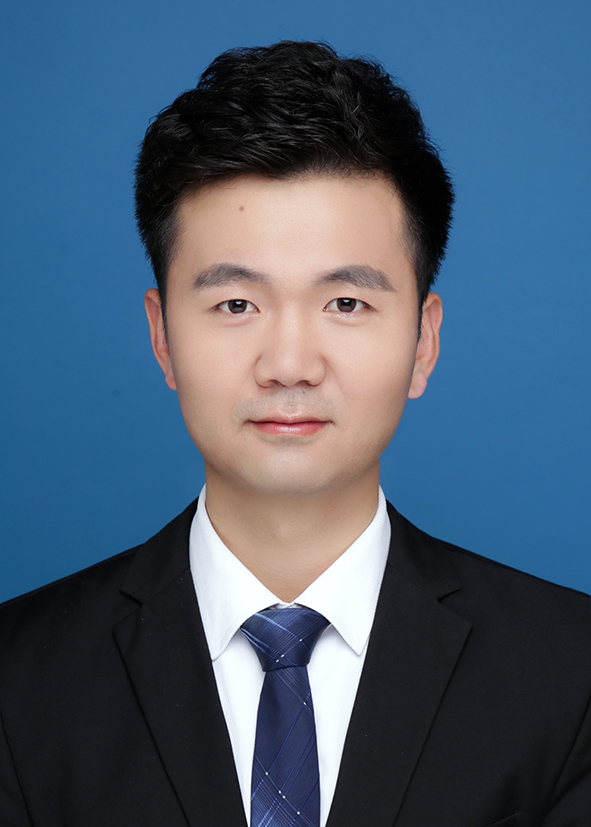
#> input picture opencv-playground/images/yan.jpg, 591 x 827 px
$ jupyter execute 6.image-background.ipynb   (shell and % lines are left out)
#> lines starting #> are read from the running program, lines starting #| are printed output that depends on the picture; after the words box and inside, x2 and y2 are one past the last pixel; in counts of white or black regions, pixels touching at a corner belong together
[cell 1]
# coding=utf-8
import cv2
import numpy as np
import matplotlib.pyplot as plt

[cell 2]
def showBGR(img):
    imgRGB = cv2.cvtColor(img, cv2.COLOR_BGR2RGB)
    plt.imshow(imgRGB)
    plt.show()

[cell 3]
img = cv2.imread('./images/yan.jpg')
#> img is the input picture: shape (827, 591, 3); mean B, G, R 112.7, 92.2, 73.8

[cell 4]
# 缩放
rows,cols,channels = img.shape
#> rows = 827; cols = 591; channels = 3
# img=cv2.resize(img,None,fx=0.5,fy=0.5)
rows,cols,channels = img.shape
# cv2.imshow('img',img)
showBGR(img)

[cell 5]
# 转换hsv
hsv=cv2.cvtColor(img, cv2.COLOR_BGR2HSV)
#> hsv: shape (827, 591, 3); mean H, S, V 86.2, 107.2, 122.2
lower_blue=np.array([90,70,70])
upper_blue=np.array([110,255,255])
mask = cv2.inRange(hsv, lower_blue, upper_blue)
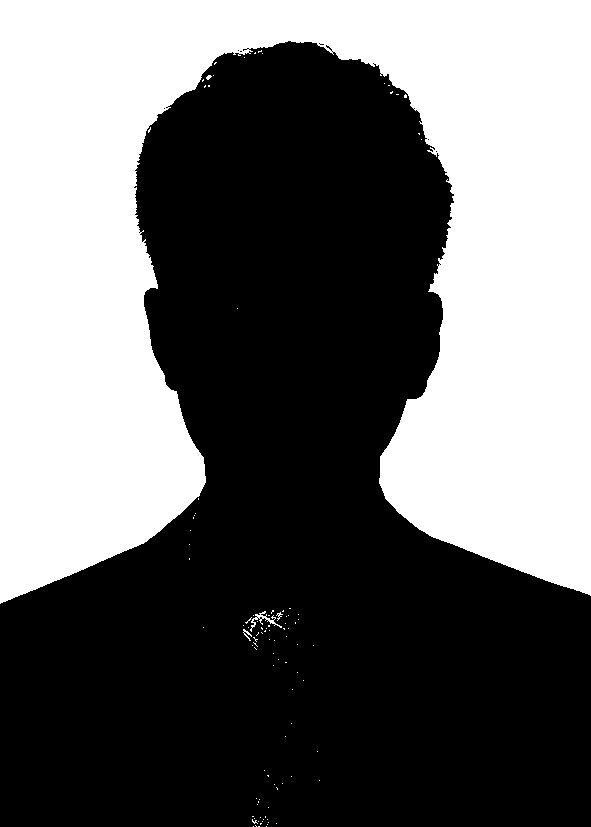
#> mask: shape (827, 591); 41.8% white; 103 white regions (99 under 20 px), largest, box (x1, y1, x2, y2) and area: (0, 0, 591, 604) 203937, (250, 611, 282, 632) 149, (243, 629, 252, 641) 36, (276, 612, 283, 621) 22

[cell 6]
showBGR(mask)

[cell 7]
erode=cv2.erode(mask,None,iterations=1)
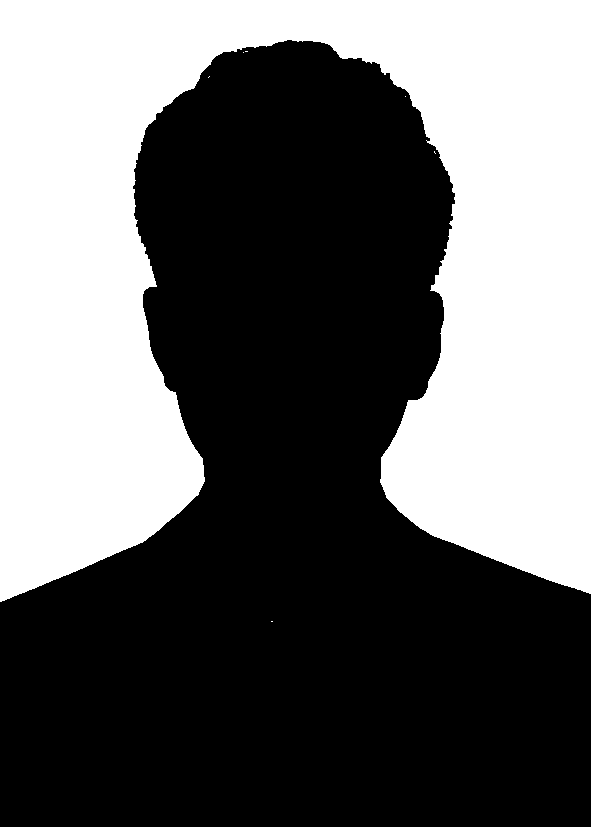
#> erode: shape (827, 591); 41.2% white; 7 white regions (6 under 20 px), largest, box (x1, y1, x2, y2) and area: (0, 0, 591, 602) 201536
showBGR(erode)

[cell 8]
dilate=cv2.dilate(erode,None,iterations=1)
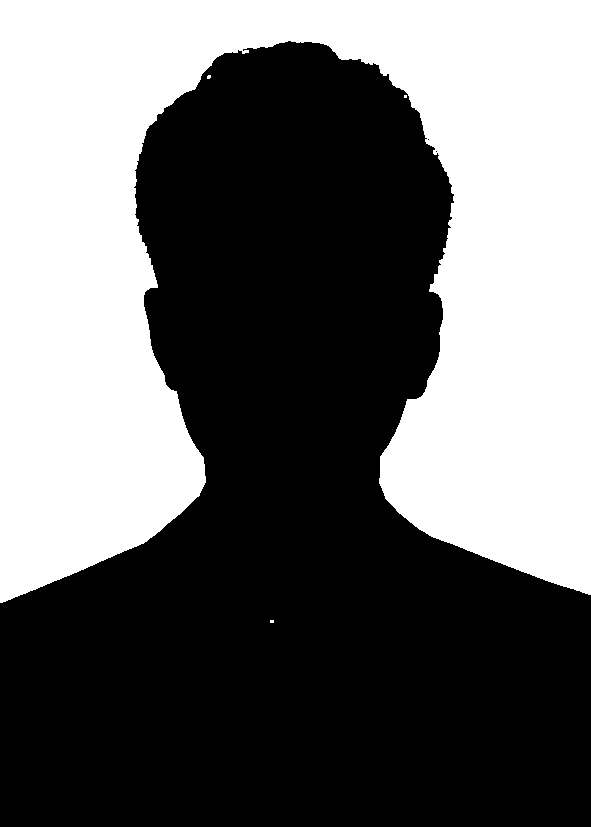
#> dilate: shape (827, 591); 41.7% white; 4 white regions (3 under 20 px), largest, box (x1, y1, x2, y2) and area: (0, 0, 591, 603) 203715
# cv2.imshow('dilate',dilate)
showBGR(dilate)

[cell 9]
#遍历替换
for i in range(rows):
    for j in range(cols):
        if dilate[i,j]==255:
            img[i,j]=(0,0,255)#此处替换颜色，为BGR通道
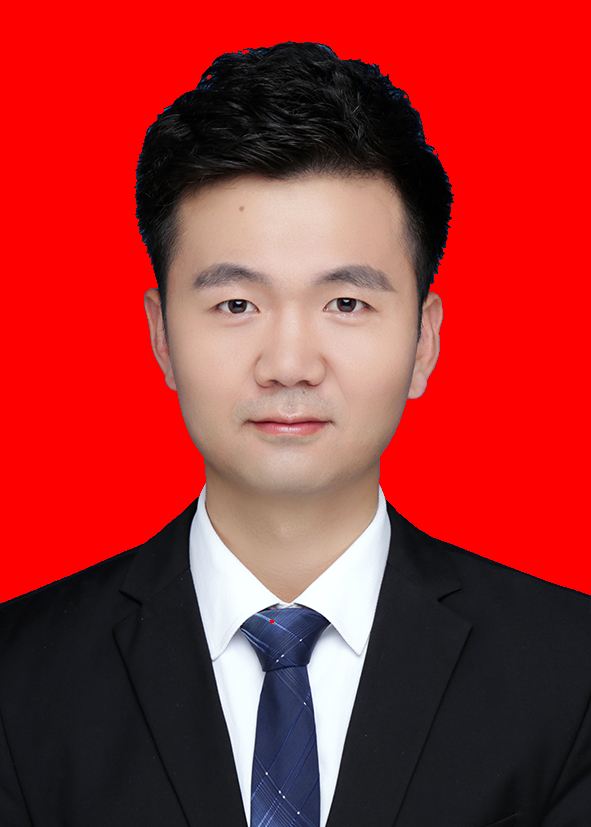
#> img: shape (827, 591, 3); mean B, G, R 48, 48.4, 160.5
showBGR(img)

[cell 10]
blur = cv2.blur(img, (5, 5))
showBGR(blur)

[cell 11]
blur = cv2.GaussianBlur(img, (3, 3), 0)
showBGR(blur)

[cell 12]
#遍历替换
for i in range(rows):
    for j in range(cols):
        if dilate[i,j]==255:
            img[i,j]=(0,0,255)#此处替换颜色，为BGR通道

# 调整图片尺寸
# img1 = cv2.resize(img, (358,441), interpolation=cv2.INTER_CUBIC)
# img2 = cv2.resize(blur, (358,441), interpolation=cv2.INTER_CUBIC)
img1 = img
blur = cv2.GaussianBlur(img, (3, 3), 0)

img2 = blur

# 调整图片大小
cv2.imwrite("./images/yan_red_1cun.jpeg", img1, [int( cv2.IMWRITE_JPEG_QUALITY), 35])
cv2.imwrite("./images/yan_red_1cun_blur.jpeg", img2, [int( cv2.IMWRITE_JPEG_QUALITY), 35])
#> Out = True

[cell 13]
#遍历替换
for i in range(rows):
    for j in range(cols):
        if dilate[i,j]==255:
            img[i,j]=(255,255,255)#此处替换颜色，为BGR通道
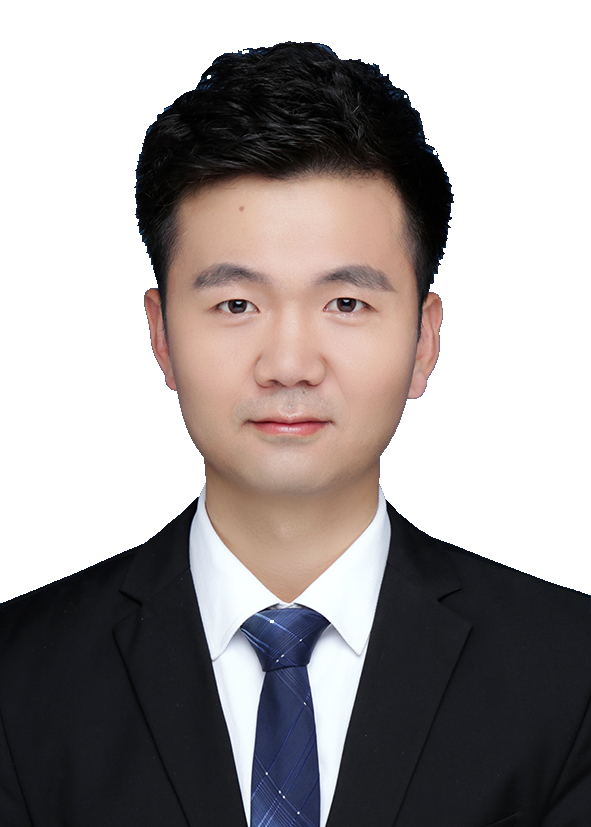
#> img: shape (827, 591, 3); mean B, G, R 154.3, 154.7, 160.5
showBGR(img)

[cell 14]
# 调整图片尺寸
# img1 = cv2.resize(img, (358,441), interpolation=cv2.INTER_CUBIC)
# img2 = cv2.resize(blur, (358,441), interpolation=cv2.INTER_CUBIC)
img1 = img
img2 = cv2.GaussianBlur(img, (3, 3), 0)

# 调整图片大小
cv2.imwrite("./images/yan_black_1cun.jpeg", img1, [int( cv2.IMWRITE_JPEG_QUALITY), 32])
cv2.imwrite("./images/yan_black_1cun_blur.jpeg", img2, [int( cv2.IMWRITE_JPEG_QUALITY), 35])
#> Out = True
